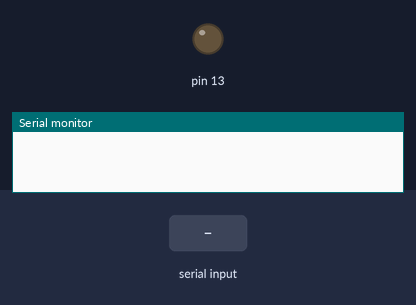
Simulated run of this sketch. Board: Arduino Uno, built with avr-gcc and run on an emulated ATmega328P. Shown: output pins drawn as LEDs (lit = HIGH), the last lines printed to the serial monitor. The inputs (shaded band) are chosen by the test bench.

Above: at 1.2 s.
1.3 s: "A" received over Serial
At 1.8 s:
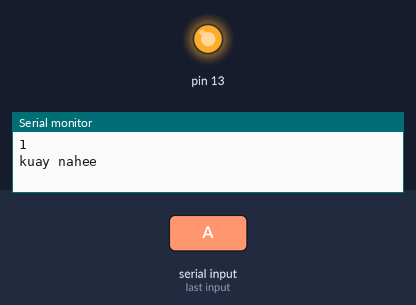
Timing chart, 0 to 4.3 s (numbered marks = the images above; inputs shaded):
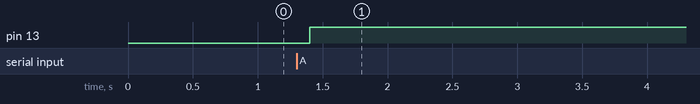

Measured:
- after the input at 1.3 s, pin 13: LOW → HIGH after 0.10 s

The sketch:

lambda.ino
```cpp
void setup(){
  pinMode(13,OUTPUT);
  digitalWrite(13,LOW);
  Serial.begin(9600);
}

void loop(){
  delay(100);
  if(Serial.available()){
    while(Serial.available()){
      if(Serial.read() == 'A'){
        Serial.println(!digitalRead(13));
        Serial.println("kuay nahee");
        digitalWrite(13, !digitalRead(13));
      }
    }
  }
}
```
